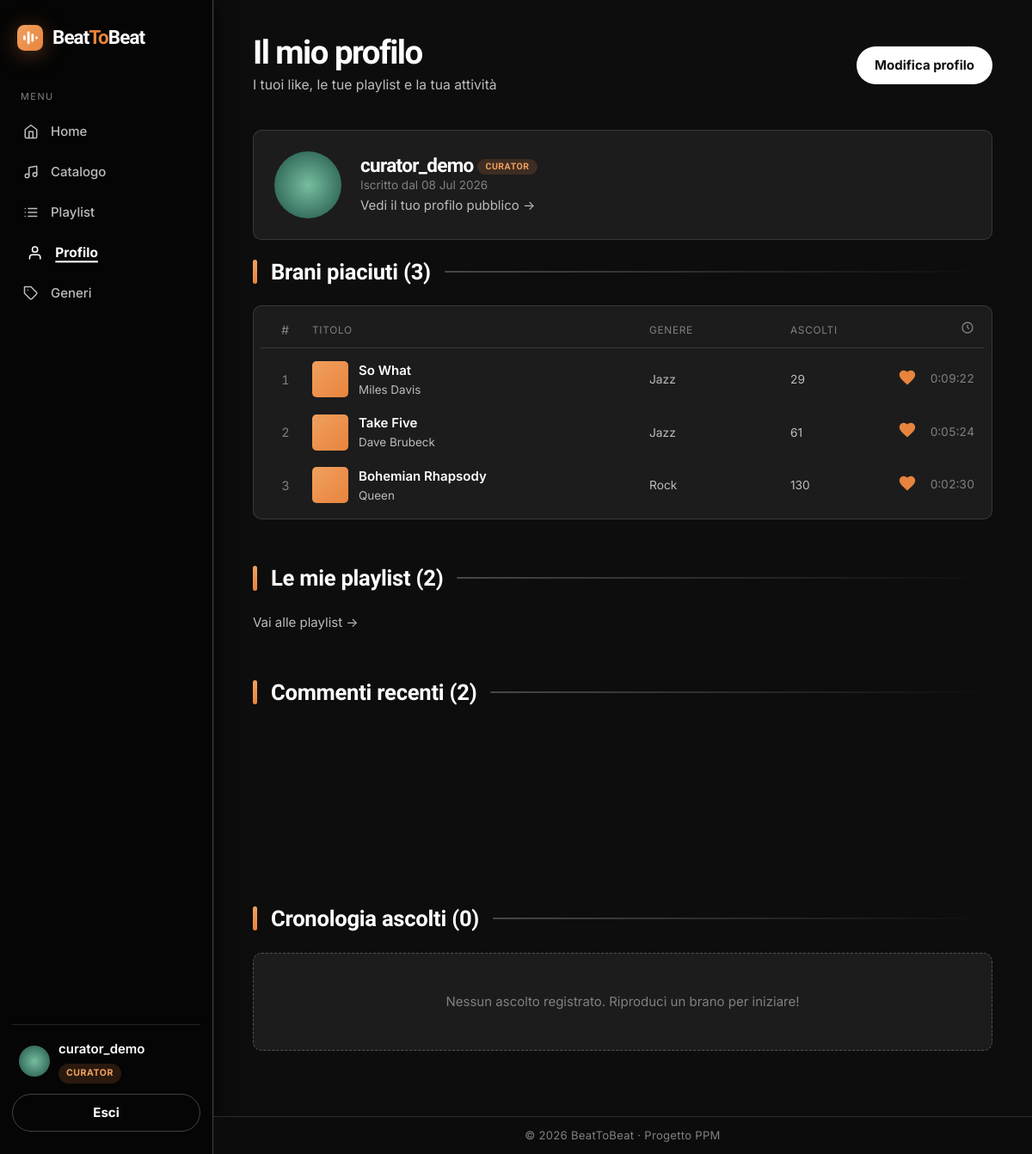
Page /accounts/profile/ (signed in) on the committed database.
### accounts/models.py (models this page shows, shortened)
class CustomUser(AbstractUser):
    class Role(models.TextChoices):
        LISTENER = 'listener', 'Listener'
        CURATOR = 'curator', 'Curator'
        MODERATOR = 'moderator', 'Moderator'
    role = models.CharField(
        max_length=20,
        choices=Role.choices,
        default=Role.LISTENER,
    )
    bio = models.TextField(blank=True)
    birth_date = models.DateField(null=True, blank=True)
    favorite_genre = models.ForeignKey(
        'music.Genre',
        on_delete=models.SET_NULL,
        null=True,
        blank=True,
        related_name='fans',
    )
    avatar_image = models.FileField(
        upload_to='avatars/',
        blank=True,
        null=True,
        validators=[FileExtensionValidator(allowed_extensions=['jpg', 'jpeg', 'png', 'gif', 'webp'])],
    )
    AVATAR_COLORS = ['#f0803c', '#e0a15e', '#81b29a', '#6a8ec9', '#b07ba0', '#c96a6a']
    @property
    def is_curator(self):
        return self.role == self.Role.CURATOR or self.is_superuser
    @property
    def is_moderator(self):
        return self.role == self.Role.MODERATOR or self.is_superuser

### music/models.py (models this page shows, shortened)
class Song(models.Model):
    title = models.CharField(max_length=200)
    artist = models.CharField(max_length=200)
    genre = models.ForeignKey(
        Genre,
        on_delete=models.PROTECT,
        related_name='songs',
    )
    added_by = models.ForeignKey(
        settings.AUTH_USER_MODEL,
        on_delete=models.CASCADE,
        related_name='added_songs',
    )
    duration = models.DurationField(blank=True, null=True)
    story = models.TextField(
        blank=True,
        help_text='Un breve racconto sul brano, mostrato nella sua pagina.',
    )
    audio_file = models.FileField(
        upload_to='audio/',
        blank=True,
        null=True,
        validators=[FileExtensionValidator(allowed_extensions=['mp3', 'wav', 'ogg', 'm4a'])],
    )
    likes = models.ManyToManyField(
        settings.AUTH_USER_MODEL,
        related_name='liked_songs',
        blank=True,
    )
    play_count = models.PositiveIntegerField(default=0)
    created_at = models.DateTimeField(auto_now_add=True)
    class Meta:
        ordering = ['-created_at', 'id']

class Genre(models.Model):
    name = models.CharField(max_length=100, unique=True)
    description = models.TextField(blank=True)
    class Meta:
        ordering = ['name']

### accounts/views.py (the view)
# urls.py: path('profile/', UserProfileView.as_view(), name='profile'),
class UserProfileView(LoginRequiredMixin, TemplateView):
    template_name = 'accounts/profile.html'
    def get_context_data(self, **kwargs):
        context = super().get_context_data(**kwargs)
        user = self.request.user
        context['liked_songs'] = user.liked_songs.all()[:5]
        context['liked_count'] = user.liked_songs.count()
        context['playlists'] = user.playlists.all()
        context['recent_comments'] = user.comments.select_related('song')[:5]
        context['comment_count'] = user.comments.count()
        context['play_history'] = user.play_history.select_related('song')[:5]
        context['history_count'] = user.play_history.count()
        return context

### templates/accounts/profile.html (shortened to what this page needs)
{% extends 'base.html' %}
{% block content %}
<div class="page-header">
	<div>
		<h1 class="page-title">Il mio profilo</h1>
		<div class="page-subtitle">I tuoi like, le tue playlist e la tua attività</div>
	</div>
	<a class="btn btn-accent" href="{% url 'accounts:profile_edit' %}">Modifica profilo</a>
</div>
<div class="panel profile-head">
	{% include 'partials/avatar.html' with profile_user=user size='avatar-lg' %}
	<div>
		<h2 class="mb-0">
			{{ user.username }}
			{% if user.is_superuser %}<span class="role-badge admin">Admin</span>
			{% elif user.role == 'curator' %}<span class="role-badge curator">Curator</span>
			{% elif user.role == 'moderator' %}<span class="role-badge moderator">Moderator</span>
			{% else %}<span class="role-badge listener">Listener</span>{% endif %}
		</h2>
		<div class="list-meta">
			Iscritto dal {{ user.date_joined|date:"d M Y" }}
		</div>
		<a class="muted-link" href="{% url 'accounts:public_profile' user.username %}">Vedi il tuo profilo pubblico →</a>
	</div>
</div>
<h2 class="section-head">Brani piaciuti ({{ liked_count }})</h2>
{% if liked_songs %}
{% include 'partials/track_list.html' with songs=liked_songs %}
{% else %}
<div class="empty">Non hai ancora messo like a nessun brano.</div>
{% endif %}
<h2 class="section-head">Le mie playlist ({{ playlists.count }})</h2>
<p><a class="muted-link" href="{% url 'music:playlist_list' %}">Vai alle playlist →</a></p>
<h2 class="section-head">Commenti recenti ({{ comment_count }})</h2>
<h2 class="section-head">Cronologia ascolti ({{ history_count }})</h2>
{% if play_history %}
{% for entry in play_history %}
<div class="list-row">
	<div class="list-main">
		<div>
			<a href="{% url 'music:song_detail' entry.song.pk %}">{{ entry.song.title }}</a>
			<span class="text-muted">· {{ entry.song.artist }}</span>
		</div>
		<div class="list-meta">Ascoltato il {{ entry.played_at|date:"d M Y, H:i" }}</div>
	</div>
</div>
{% endfor %}
{% if history_count > 5 %}
<p class="mt-2"><a class="muted-link" href="{% url 'accounts:play_history' %}">Vedi tutta la cronologia ({{ history_count }}) →</a></p>
{% endif %}
{% else %}
<div class="empty">Nessun ascolto registrato. Riproduci un brano per iniziare!</div>
{% endif %}
{% endblock %}

### templates/base.html (shortened to what this page needs)
{% load static %}
<!DOCTYPE html>
<html lang="it">
<head>
	<link rel="stylesheet" href="{% static 'css/style.css' %}">
</head>
<body>
	{% block layout %}
	<div class="app-shell">
		<aside class="sidebar">
			<a class="brand" href="{% url 'pages:home' %}">{% include 'partials/logo.html' %}<span>Beat<span class="beat-accent">To</span>Beat</span></a>
			<nav>
				<div class="nav-section-label">Menu</div>
				<a class="nav-item-link {% if request.path == '/' %}active{% endif %}" href="{% url 'pages:home' %}">
					<span class="nav-icon"><svg viewBox="0 0 24 24" fill="none" stroke="currentColor" stroke-width="2" stroke-linecap="round" stroke-linejoin="round"><path d="M3 9l9-7 9 7v11a2 2 0 0 1-2 2H5a2 2 0 0 1-2-2z"/><path d="M9 22V12h6v10"/></svg></span><span class="nav-label">Home</span>
				</a>
				{% if user.is_authenticated %}
				<a class="nav-item-link {% if '/music/songs' in request.path %}active{% endif %}" href="{% url 'music:song_list' %}">
					<span class="nav-icon"><svg viewBox="0 0 24 24" fill="none" stroke="currentColor" stroke-width="2" stroke-linecap="round" stroke-linejoin="round"><path d="M9 18V5l12-2v13"/><circle cx="6" cy="18" r="3"/><circle cx="18" cy="16" r="3"/></svg></span><span class="nav-label">Catalogo</span>
				</a>
				<a class="nav-item-link {% if '/music/playlists' in request.path %}active{% endif %}" href="{% url 'music:playlist_list' %}">
					<span class="nav-icon"></span><span class="nav-label">Playlist</span>
				</a>
				<a class="nav-item-link {% if '/accounts/profile' in request.path %}active{% endif %}" href="{% url 'accounts:profile' %}">
					<span class="nav-icon"><svg viewBox="0 0 24 24" fill="none" stroke="currentColor" stroke-width="2" stroke-linecap="round" stroke-linejoin="round"><path d="M20 21v-2a4 4 0 0 0-4-4H8a4 4 0 0 0-4 4v2"/><circle cx="12" cy="7" r="4"/></svg></span><span class="nav-label">Profilo</span>
				</a>
				{% if user.is_curator %}
				<a class="nav-item-link {% if '/music/genres' in request.path %}active{% endif %}" href="{% url 'music:genre_list' %}">
					<span class="nav-icon"><svg viewBox="0 0 24 24" fill="none" stroke="currentColor" stroke-width="2" stroke-linecap="round" stroke-linejoin="round"><path d="M20.59 13.41l-7.17 7.17a2 2 0 0 1-2.83 0L2 12V2h10l8.59 8.59a2 2 0 0 1 0 2.82z"/><line x1="7" y1="7" x2="7.01" y2="7"/></svg></span><span class="nav-label">Generi</span>
				</a>
				{% endif %}
				{% endif %}
			</nav>
			<div class="sidebar-footer">
				{% if user.is_authenticated %}
				<div class="user-box">
					{% include 'partials/avatar.html' with profile_user=user %}
					<div>
						<div class="user-name">{{ user.username }}</div>
						{% if user.is_superuser %}
						<span class="role-badge admin">Admin</span>
						{% elif user.role == 'curator' %}
						<span class="role-badge curator">Curator</span>
						{% elif user.role == 'moderator' %}
						<span class="role-badge moderator">Moderator</span>
						{% else %}
						<span class="role-badge listener">Listener</span>
						{% endif %}
					</div>
				</div>
				<form method="post" action="{% url 'accounts:logout' %}">
					<button type="submit" class="btn btn-ghost btn-block">Esci</button>
				</form>
				{% else %}
				<a class="btn btn-accent btn-block" href="{% url 'accounts:login' %}">Accedi</a>
				<a class="btn btn-ghost btn-block mt-2" href="{% url 'accounts:signup' %}">Registrati</a>
				{% endif %}
			</div>
		</aside>
		<main class="content-area">
			{% block content %}{% endblock %}
			<footer class="site-footer">© 2026 BeatToBeat · Progetto PPM</footer>
		</main>
	</div>
	{% endblock %}
</body>
</html>

### templates/partials/avatar.html
{% if profile_user.avatar_image %}
<span class="avatar {{ size }}"><img src="{{ profile_user.avatar_image.url }}" alt="{{ profile_user.username }}"></span>
{% else %}
<span class="avatar {{ size }}" style="background-color: {{ profile_user.avatar_color }};">{{ profile_user.initial }}</span>
{% endif %}

### templates/partials/track_list.html (shortened to what this page needs)
<div class="track-list">
	<div class="track-head">
		<div class="track-idx">#</div>
		<div>Titolo</div>
		<div class="track-genre-h">Genere</div>
		<div class="track-plays-h">Ascolti</div>
		<div class="track-dur-h">
			<svg viewBox="0 0 24 24" fill="none" stroke="currentColor" stroke-width="2"><circle cx="12" cy="12" r="9"/><path d="M12 7v5l3 2"/></svg>
		</div>
	</div>
	{% for song in songs %}
	<div class="track-row">
		<div class="track-idx">
			<span class="track-num">{{ forloop.counter }}</span>
		</div>
		<div class="track-title-cell">
			<div class="track-thumb"></div>
			<div class="track-titles">
				<a href="{% url 'music:song_detail' song.pk %}" class="track-name">{{ song.title }}</a>
				<div class="track-sub">{{ song.artist }}</div>
			</div>
		</div>
		<div class="track-genre">{{ song.genre.name }}</div>
		<div class="track-plays">{{ song.play_count }}</div>
		<div class="track-end">
			{% include 'partials/like_button.html' %}
			<span class="track-dur">{{ song.duration|default:"—" }}</span>
		</div>
	</div>
	{% endfor %}
</div>

### templates/partials/like_button.html (shortened to what this page needs)
<form method="post" action="{% url 'music:toggle_like_song' song.pk %}" class="like-form">
	<button type="submit" class="like-btn {% if user in song.likes.all %}liked{% endif %}" title="Mi piace">
		<svg class="heart-icon heart-filled" viewBox="0 0 24 24" fill="currentColor"><path d="M12 21.35l-1.45-1.32C5.4 15.36 2 12.28 2 8.5 2 5.42 4.42 3 7.5 3c1.74 0 3.41.81 4.5 2.09C13.09 3.81 14.76 3 16.5 3 19.58 3 22 5.42 22 8.5c0 3.78-3.4 6.86-8.55 11.54L12 21.35z"/></svg>
	</button>
</form>

### rows in the picture
CustomUser: avatar_image (picture), username "curator_demo", date_joined "08 Jul 2026", count "2"
Song: title "So What", artist "Miles Davis", genre.name "Jazz", play_count "29", duration "0:09:22"
Song: title "Take Five", artist "Dave Brubeck", genre.name "Jazz", play_count "61", duration "0:05:24"
Song: title "Bohemian Rhapsody", artist "Queen", genre.name "Rock", play_count "130", duration "0:02:30"

### other values in the picture
{{ liked_count }} "3"
{{ comment_count }} "2"
{{ history_count }} "0"
